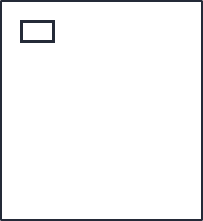
<?xml version="1.0" encoding="UTF-8"?>
<ui version="4.0">
 <class>Comment</class>
 <widget class="QWidget" name="Comment">
  <property name="geometry">
   <rect>
    <x>0</x>
    <y>0</y>
    <width>203</width>
    <height>221</height>
   </rect>
  </property>
  <property name="maximumSize">
   <size>
    <width>253</width>
    <height>227</height>
   </size>
  </property>
  <property name="windowTitle">
   <string>Comment</string>
  </property>
  <property name="layoutDirection">
   <enum>Qt::LeftToRight</enum>
  </property>
  <property name="styleSheet">
   <string notr="true">QWidget{
	background: white;
	border: 2px solid #242A38;
	border-radius: 2px;
}</string>
  </property>
  <layout class="QGridLayout" name="gridLayout">
   <item row="0" column="0">
    <widget class="QWidget" name="contents" native="true">
     <property name="styleSheet">
      <string notr="true">border: 0px solid none;</string>
     </property>
     <layout class="QGridLayout" name="gridLayout_2">
      <item row="0" column="1">
       <widget class="QPushButton" name="label_icon">
        <property name="enabled">
         <bool>true</bool>
        </property>
        <property name="maximumSize">
         <size>
          <width>35</width>
          <height>35</height>
         </size>
        </property>
        <property name="sizeIncrement">
         <size>
          <width>0</width>
          <height>0</height>
         </size>
        </property>
        <property name="styleSheet">
         <string notr="true">QPushButton {
border: 3px solid #242a38;
border-radius: 17px;
background: none;
border-image: white  0 0 0 0 stretch stretch;
}

QPushButton:focus {
   outline: none;
}

QToolTip{
	background: none;
	border: none;
	margin-left: 0px;
	margin-right: 0px;
}</string>
        </property>
        <property name="text">
         <string/>
        </property>
        <property name="icon">
         <iconset resource="resources/res.qrc">
          <normaloff>:/res/profile-pics/default.png</normaloff>
          <disabledoff>:/res/profile-pics/default.png</disabledoff>
          <selectedoff>:/res/profile-pics/default.png</selectedoff>:/res/profile-pics/default.png</iconset>
        </property>
        <property name="iconSize">
         <size>
          <width>33</width>
          <height>35</height>
         </size>
        </property>
       </widget>
      </item>
      <item row="0" column="2">
       <widget class="QLabel" name="label_name">
        <property name="toolTip">
         <string/>
        </property>
        <property name="styleSheet">
         <string notr="true">QLabel{
border: 0px solid none;
background: none;
border-image: white  0 0 0 0 stretch stretch;
}

QLabel:focus {
   outline: none;
}

QToolTip{
	border-image: white  0 0 0 0 stretch stretch;
	margin-left: 0px;
	margin-right: 0px;
}</string>
        </property>
        <property name="text">
         <string>&lt;html&gt;&lt;head/&gt;&lt;body&gt;&lt;p&gt;&lt;span style=&quot; font-size:14pt; color:#ffffff;&quot;&gt;name&lt;/span&gt;&lt;/p&gt;&lt;/body&gt;&lt;/html&gt;</string>
        </property>
        <property name="margin">
         <number>0</number>
        </property>
        <property name="indent">
         <number>10</number>
        </property>
       </widget>
      </item>
      <item row="2" column="1" colspan="4">
       <widget class="QLabel" name="label_date">
        <property name="minimumSize">
         <size>
          <width>0</width>
          <height>0</height>
         </size>
        </property>
        <property name="font">
         <font>
          <pointsize>-1</pointsize>
          <weight>50</weight>
          <italic>false</italic>
          <bold>false</bold>
         </font>
        </property>
        <property name="styleSheet">
         <string notr="true">border: 0px solid none;
color: #4e596f;
margin-left: 0em;
font: 15px;
background: none;
border-image: white  0 0 0 0 stretch stretch;
qproperty-alignment: 'AlignVCenter | AlignRight';
qproperty-wordWrap: true;
</string>
        </property>
        <property name="text">
         <string/>
        </property>
        <property name="alignment">
         <set>Qt::AlignRight|Qt::AlignTrailing|Qt::AlignVCenter</set>
        </property>
       </widget>
      </item>
      <item row="0" column="4">
       <widget class="QPushButton" name="btn_options">
        <property name="enabled">
         <bool>true</bool>
        </property>
        <property name="cursor">
         <cursorShape>PointingHandCursor</cursorShape>
        </property>
        <property name="styleSheet">
         <string notr="true">QPushButton {
margin-bottom:0px;
border: none;
background: none;
border-image: white  0 0 0 0 stretch stretch;
}

QPushButton:hover{
padding: -0.5px 0.5px 0.5px -0.5px;
}

QPushButton:pressed{
padding: 0.5px -0.5px -0.5px 0.5px;
}

QToolTip{
	background: none;
	margin-left: 0px;
	margin-right: 0px;
}

QPushButton:focus {
   border: none;
   outline: none;
}</string>
        </property>
        <property name="text">
         <string/>
        </property>
        <property name="icon">
         <iconset resource="resources/res.qrc">
          <normaloff>:/res/options_b.png</normaloff>:/res/options_b.png</iconset>
        </property>
        <property name="iconSize">
         <size>
          <width>50</width>
          <height>25</height>
         </size>
        </property>
       </widget>
      </item>
      <item row="1" column="1" colspan="4">
       <widget class="QPlainTextEdit" name="text">
        <property name="enabled">
         <bool>true</bool>
        </property>
        <property name="maximumSize">
         <size>
          <width>16777215</width>
          <height>120</height>
         </size>
        </property>
        <property name="font">
         <font>
          <pointsize>-1</pointsize>
         </font>
        </property>
        <property name="styleSheet">
         <string notr="true">QPlainTextEdit{
border: 0px solid none;
color: #242A38;
margin-right: 2em;
font-size: 12px;
background: rgba(255, 170, 0, 0);
border-image: 0 0 0 0;
}</string>
        </property>
        <property name="plainText">
         <string/>
        </property>
        <property name="textInteractionFlags">
         <set>Qt::LinksAccessibleByKeyboard|Qt::LinksAccessibleByMouse|Qt::TextBrowserInteraction|Qt::TextSelectableByKeyboard|Qt::TextSelectableByMouse</set>
        </property>
       </widget>
      </item>
     </layout>
    </widget>
   </item>
  </layout>
 </widget>
 <resources>
  <include location="resources/res.qrc"/>
 </resources>
 <connections/>
</ui>
